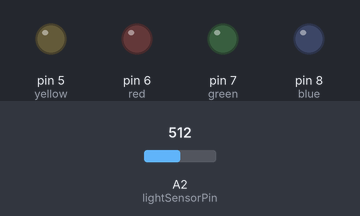
A sketch run on a simulated Arduino Uno, built with avr-gcc and run on an emulated ATmega328P. On the bench: output pins drawn as LEDs (lit = HIGH). The test bench sets the inputs (shaded band); at power-on: A2 (lightSensorPin) = 512.

Above: at 1.2 s.
1.3 s: A2 (lightSensorPin) set to 21
2.8 s: A2 (lightSensorPin) set to 17
At 4.7 s:
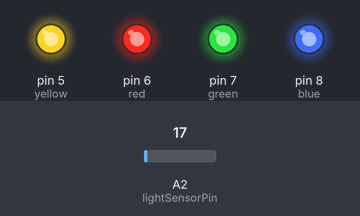
5.0 s: A2 (lightSensorPin) set to 122
At 7.0 s:
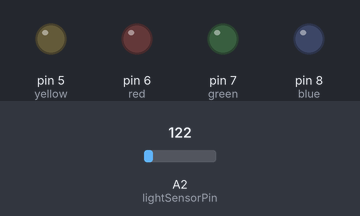
7.3 s: A2 (lightSensorPin) set to 10
At 7.42 s:
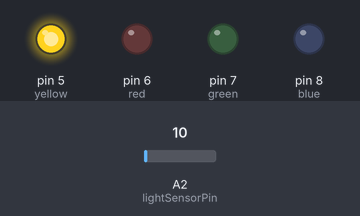
Timing chart, 0 to 10.3 s (numbered marks = the images above; inputs shaded):
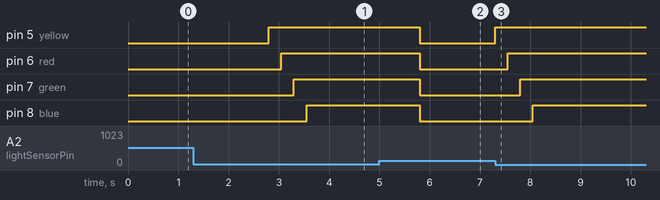

Measured:
- the behaviour switches between 20 and 19 on A2 (lightSensorPin) (found by bisection; images 0 and 1)
- after the input at 1.3 s, every drawn part: stays the same
- after the input at 2.8 s, pin 5 (yellow): LOW → HIGH at once; pin 6 (red): LOW → HIGH after 0.25 s; pin 7 (green): LOW → HIGH after 0.50 s; pin 8 (blue): LOW → HIGH after 0.75 s
- after the input at 5.0 s, pin 5 (yellow), pin 6 (red), pin 7 (green), pin 8 (blue): HIGH → LOW after 0.80 s
- after the input at 7.3 s, pin 5 (yellow): LOW → HIGH at once; pin 6 (red): LOW → HIGH after 0.25 s; pin 7 (green): LOW → HIGH after 0.50 s; pin 8 (blue): LOW → HIGH after 0.75 s

The sketch:

LightUpTheDark.ino
```cpp
/* Pin Definitions */
// LEDs: LEDs are connected to 5, 6, 7, 8
int yellow = 5;
int red = 6;
int green = 7;
int blue = 8;

int lightSensorPin = A2;

void setup()
{

  //Set up all the leds to out put light
  pinMode(yellow, OUTPUT);
  pinMode(red, OUTPUT);
  pinMode(green, OUTPUT);
  pinMode(blue, OUTPUT);

}

void loop()
{

    //if it's dark (the light sensor sees less than 20)
    if(analogRead(lightSensorPin) < 20){

      //light up all the leds
       digitalWrite(yellow, HIGH);
       delay(250);

       digitalWrite(red, HIGH);
       delay(250);

       digitalWrite(green, HIGH);
       delay(250);

       digitalWrite(blue, HIGH);
       delay(250);

    }
    //else it's not dark
    else{

      //turn off all the leds
       digitalWrite(yellow, LOW);
       digitalWrite(red, LOW);
       digitalWrite(green, LOW);
       digitalWrite(blue, LOW);
    }


}
```
